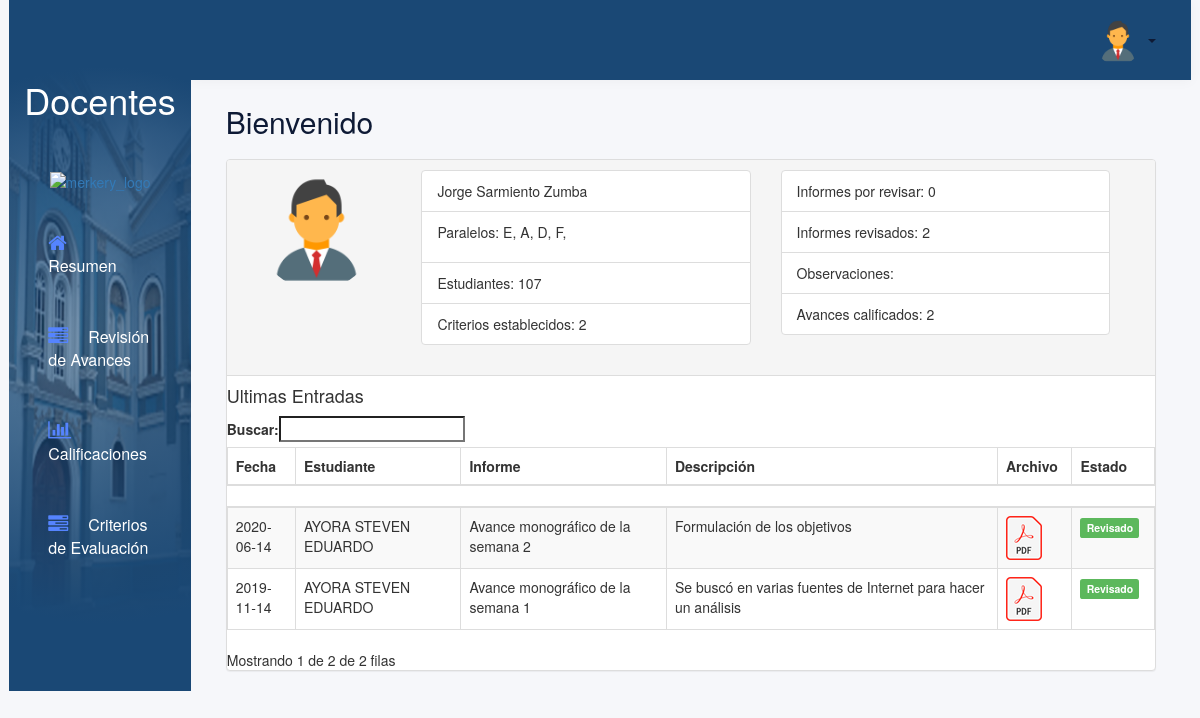
The app's page / (signed in) with its own data.
### tables this page shows
CREATE TABLE `docente` (
  `Cod_docente` varchar(10) NOT NULL,
  `PNombreD` varchar(45) DEFAULT NULL,
  `SNombreD` varchar(45) DEFAULT NULL,
  `ApellidoPD` varchar(45) DEFAULT NULL,
  `ApellidoMD` varchar(45) DEFAULT NULL,
  `idUsuarioD` int(11) NOT NULL
);

CREATE TABLE `avances` (
  `idAvance` int(11) NOT NULL,
  `Titulo` varchar(50) DEFAULT NULL,
  `Descripcion` varchar(100) DEFAULT NULL,
  `Archivo` longblob DEFAULT NULL,
  `nombreArchivo` varchar(255) DEFAULT NULL,
  `Estado` varchar(50) DEFAULT 'Esperando Revisión',
  `NotaTotal` decimal(10,0) DEFAULT 0,
  `Fecha` date DEFAULT NULL,
  `idEstudiante` varchar(10) DEFAULT NULL
);

### Database/Config.php (called while the page is built)
<?php
class DB{
    private $host;
    private $db;
    private $user;
    private $password;
    private $charset;
    public function __construct(){
        $this->host     = 'localhost';
        $this->db       = 'uefld';
        $this->user     = 'root';
        $this->password = '';
        $this->charset  = 'utf8mb4';
    }
    function connect(){
        try{
            $connection = "mysql:host=" . $this->host . ";dbname=" . $this->db . ";charset=" . $this->charset;
            $options = [
                PDO::ATTR_ERRMODE            => PDO::ERRMODE_EXCEPTION,
                PDO::ATTR_EMULATE_PREPARES   => false,
            ];
            $pdo = new PDO($connection, $this->user, $this->password, $options);
            return $pdo;
        }catch(PDOException $e){
            print_r('Error connection: ' . $e->getMessage());
        }
    }
}

### Database/user.php (the view, shortened to what this page needs)
<?php
include 'config.php';
class User extends DB
{
    private $p_nombre;
    private $p_apellido;
    private $m_apellido;
    public function setUserDocente($user)
    {
        $query = $this->connect()->prepare('SELECT * FROM Docente, usuarios where idUsuarioD = idUsuarios and usuario =:user');
        $query->execute(['user' => $user]);
        foreach ($query as $currentUser) {
            $this->p_nombre = $currentUser['PNombreD'];
            $this->p_apellido = $currentUser['ApellidoPD'];
            $this->m_apellido = $currentUser['ApellidoMD'];
        }
    }
    public function getPNombre()
    {
        return $this->p_nombre;
    }
    public function getPApellido()
    {
        return $this->p_apellido;
    }
    public function getMApellido()
    {
        return $this->m_apellido;
    }
    private $criteriosD;
    private $NestudiantesD;
    private $NavancesD;
    private $NavancesRevisadosD;
    private $NcaliD;
    public function ParaleloDocente($user)
    {
        $query = $this->connect()->prepare('SELECT distinct Paralelo FROM estudiantes, docente, usuarios, listaestudiantes
                            WHERE fkEstudiantes = CodEst and fkDocente = Cod_docente and idUsuarioD = idUsuarios and Usuario=:user');
        $query->execute(['user' => $user]);
        foreach ($query as $currentUser) {
            echo '
                        <p style="display: inline-block">' . $currentUser['Paralelo'] . ',</p>';
        }
    }
    public function SetCriteriosD($user)
    {
        $query = $this->connect()->prepare("SELECT count(idCriterio) as'criterio' FROM criterios, docente, usuarios
                                    where idDocente = Cod_docente and idUsuarioD = idUsuarios and Usuario =:user");
        $query->execute(['user' => $user]);
        foreach ($query as $currentUser) {
            $this->criteriosD = $currentUser['criterio'];
        }
    }
    public function SetNEstudiantesD($user)
    {
        $query = $this->connect()->prepare("SELECT count(idListaEstudiantes) as 'Nro' FROM listaestudiantes, docente, usuarios
                                        WHERE fkDocente=Cod_docente and idUsuarioD = idUsuarios and Usuario =:user");
        $query->execute(['user' => $user]);
        foreach ($query as $currentUser) {
            $this->NestudiantesD = $currentUser['Nro'];
        }
    }
    public function SetNAvancesD($user)
    {
        $query = $this->connect()->prepare('SELECT count(idAvance) as "avances" FROM avances, listaestudiantes
                                        WHERE estado ="Esperando Revision" and fkEstudiantes = idEstudiante
                                        and fkDocente = (select Cod_docente  FROM docente, usuarios
                                        where idUsuarioD = idUsuarios and Usuario=:user) ');
        $query->execute(['user' => $user]);
        foreach ($query as $currentUser) {
            $this->NavancesD = $currentUser['avances'];
        }
    }
    public function SetNAvancesRevisadosD($user)
    {
        $query = $this->connect()->prepare('SELECT count(idAvance) as "avancesR" FROM avances, listaestudiantes
                                        WHERE estado ="Revisado" and fkEstudiantes = idEstudiante
                                        and fkDocente = (select Cod_docente  FROM docente, usuarios
                                        where idUsuarioD = idUsuarios and Usuario=:user) ');
        $query->execute(['user' => $user]);
        foreach ($query as $currentUser) {
            $this->NavancesRevisadosD = $currentUser['avancesR'];
        }
    }
    public function SetNObservacionesD($user)
    {
                $query = $this->connect()->prepare('SELECT count(idAvance) as "avancesR" FROM avances, listaestudiantes
                WHERE estado ="Revisado" and fkEstudiantes = idEstudiante
                and fkDocente = (select Cod_docente  FROM docente, usuarios
                where idUsuarioD = idUsuarios and Usuario=:user) ');
        $query->execute(['user' => $user]);
        foreach ($query as $currentUser) {
        $this->NavancesRevisadosD = $currentUser['avancesR'];
        }
    }
    public function SetNCalificacionesD($user)
    {
        $query = $this->connect()->prepare("SELECT count(Titulo) as 'calificaciones' from avances, estudiantes, listaestudiantes, docente, usuarios
        where idEstudiante = CodEst and fkEstudiantes = CodEst and fkDocente = Cod_docente and idUsuarioD = idUsuarios and Estado ='Revisado' and usuario =:user ");
        $query->execute(['user' => $user]);
        foreach ($query as $currentUser) {
            $this->NcaliD = $currentUser['calificaciones'];
        }
    }
    public function AvancesD($user)
    {
        $query1 = $this->connect()->prepare("SELECT concat(ApellidoPE,' ', PNombreE,' ', SNombreE) as 'nombre' ,idAvance,Descripcion, Titulo, Estado, Fecha
                                        FROM avances, estudiantes, listaestudiantes
                                        WHERE idEstudiante = CodEst and fkEstudiantes =CodEst
                                        and fkDocente = (select Cod_docente  FROM docente, usuarios
                                        where idUsuarioD = idUsuarios and Usuario=:user)
                                        ORDER BY Fecha DESC");
        $query1->execute(['user' => $user]);
        echo '
                <table id="tabla_resumen2" class="display table table-striped table-bordered" style="width:100%">
                    <thead>
                        <tr>
                        <th>Fecha</th>
                        <th>Estudiante</th>
                        <th>Informe</th>
                        <th>Descripción</th>
                        <th>Archivo</th>
                        <th>Estado</th>
                        </tr>
                    </thead>
                    <tbody>';
        foreach ($query1 as $currentUser) {
            $idAvance = $currentUser['idAvance'];
            $EstadoD = $currentUser['Estado'];
            if ($EstadoD == "Revisado") {
                $estadofD = '<span class="label label-success">Revisado</span>';
            } else {
                $estadofD = '<span class="label label-warning">Esperando Revision</span>';
            }
            echo '
                <tr>
                    <td>' . $currentUser['Fecha'] . '</td>
                    <td>' . $currentUser['nombre'] . '</td>
                    <td>' . $currentUser['Titulo'] . '</td>
                    <td>' . $currentUser['Descripcion'] .'</td>
                    <td> <a href="Database/SQL/Download.php?idAv='.$idAvance.'"target="_blank"><img src="assets/img/pdf.png"></a> </td>
                    <td>' . $estadofD . '</td>
                </tr>
                ';
        }
        echo '
        <tbody>
    </table>
            ';
    }
    public function getCriteriosD()
    {
        return $this->criteriosD;
    }
    public function getNEstudiantesD()
    {
        return $this->NestudiantesD;
    }
    public function getNAvancesD()
    {
        return $this->NavancesD;
    }
    public function getNAvancesRevisadosD()
    {
        return $this->NavancesRevisadosD;
    }
    public function getNCalifiacionesD()
    {
        return $this->NcaliD;
    }
}

### Internas/Docente.php (shortened to what this page needs)
<?php
$user->SetCriteriosD($userSession->getCurrentUser());
$user->SetNEstudiantesD($userSession->getCurrentUser());
$user->SetNAvancesD($userSession->getCurrentUser());
$user->SetNAvancesRevisadosD($userSession->getCurrentUser());
$user->SetNObservacionesD($userSession->getCurrentUser());
$user->SetNCalificacionesD($userSession->getCurrentUser());
?>
<!DOCTYPE html>
<html lang="en">
<head>
    <link href="http://maxcdn.bootstrapcdn.com/bootstrap/3.3.0/css/bootstrap.min.css" rel="stylesheet">
    <link href="assets/css/estilos.css" rel="stylesheet">
    <link href="https://maxcdn.bootstrapcdn.com/font-awesome/4.6.3/css/font-awesome.min.css" rel="stylesheet">
</head>
<body class="home">
    <div class="container-fluid display-table">
        <div class="row display-table-row">
            <div class="col-md-2 col-sm-1 hidden-xs display-table-cell v-align box" id="navigation">
                <div class="logo">
                    <h1>Docentes</h1>
                    <a hef="home.html"><img src="assets/img/logo.png" alt="merkery_logo" alt="merkery_logo" class="hidden-xs hidden-sm">
                    </a>
                </div>
                <div class="navi">
                    <ul>
                        <li><a id="Resumen"><i class="fa fa-home" aria-hidden="true"></i>Resumen</a></li>
                        <li><a id="Avances"><i class="fa fa-tasks" aria-hidden="true"></i>Revisión de Avances</a></li>
                        <li><a id="Calificaciones"><i class="fa fa-bar-chart" aria-hidden="true"></i>Calificaciones</a></li>
                        <li><a id="Criterios"><i class="fa fa-tasks" aria-hidden="true"></i>Criterios de Evaluación</a></li>
                    </ul>
                </div>
            </div>
            <div class="col-md-10 col-sm-11 display-table-cell v-align">
                <div class="row">
                    <header id="l1">
                        <div class="col-md-12">
                            <div class="header-rightside">
                                <ul class="list-inline header-top pull-right">
                                    <li class="dropdown">
                                        <a href="#" class="dropdown-toggle" data-toggle="dropdown"><img src="assets/img/teacher.png" alt="user">
                                            <b class="caret"></b></a>
                                    </li>
                                </ul>
                            </div>
                        </div>
                    </header>
                </div>
                <div id="res">
                    <div class="user-dashboard">
                        <h1> Bienvenido </h1>
                        <div class="panel panel-default">
                            <div class="panel-heading resume-heading">
                                <div class="row">
                                    <div class="col-lg-12">
                                        <div class="col-xs-12 col-sm-2">
                                            <figure>
                                                <img class="img-circle img-responsive" alt="" src="assets/img/teacher.png">
                                            </figure>
                                        </div>
                                        <div class="col-xs-12 col-sm-10">
                                            <div class="col-xs-12 col-sm-6">
                                                <ul class="list-group">
                                                    <li class="list-group-item"><?php echo $user->getPNombre() . ' ' . $user->getSNombre() . ' ' .
                                                                                    $user->getPApellido() . ' ' . $user->getMApellido(); ?></li>
                                                    <li class="list-group-item">Paralelos: <?php $user->ParaleloDocente($userSession->getCurrentUser()); ?></li>
                                                    <li class="list-group-item">Estudiantes: <?php echo $user->getNEstudiantesD() ?> </li>
                                                    <li class="list-group-item"></i> Criterios establecidos: <?php echo $user->getCriteriosD() ?>
                                                    </li>
                                                </ul>
                                            </div>
                                            <div class="col-xs-12 col-sm-6">
                                                <ul class="list-group">
                                                    <li class="list-group-item">Informes por revisar: <?php echo $user->getNAvancesD() ?> </li>
                                                    <li class="list-group-item">Informes revisados: <?php echo $user->getNAvancesRevisadosD() ?></li>
                                                    <li class="list-group-item">Observaciones: <?php echo $user->getNObservacionesD() ?> </li>
                                                    <li class="list-group-item"></i> Avances calificados: <?php echo $user->getNCalifiacionesD() ?>
                                                    </li>
                                                </ul>
                                            </div>
                                        </div>
                                    </div>
                                </div>
                            </div>
                            <div class="bs-callout bs-callout-danger ">
                                <h4>Ultimas Entradas</h4>
                                <?php $user->AvancesD($userSession->getCurrentUser()); ?>
                            </div>
                        </div>
                    </div>
                </div>
            </div>
        </div>
    </div>
</body>
</html>

### records on screen
docente: PNombreD "Jorge", ApellidoPD "Sarmiento", ApellidoMD "Zumba"
avances: Fecha "2020-06-14", nombre "AYORA STEVEN EDUARDO", Titulo "Avance monográfico de la semana 2", Descripcion "Formulación de los objetivos", Estado "Revisado"
avances: Fecha "2019-11-14", nombre "AYORA STEVEN EDUARDO", Titulo "Avance monográfico de la semana 1", Descripcion "Se buscó en varias fuentes de Internet para hacer un análisis", Estado "Revisado"

### other values on screen
$currentUser['Paralelo'] "E"
$currentUser['Paralelo'] "A"
$currentUser['Paralelo'] "D"
$currentUser['Paralelo'] "F"
$user->getNEstudiantesD() "107"
$user->getCriteriosD() "2"
$user->getNAvancesD() "0"
$user->getNAvancesRevisadosD() "2"
$user->getNCalifiacionesD() "2"
